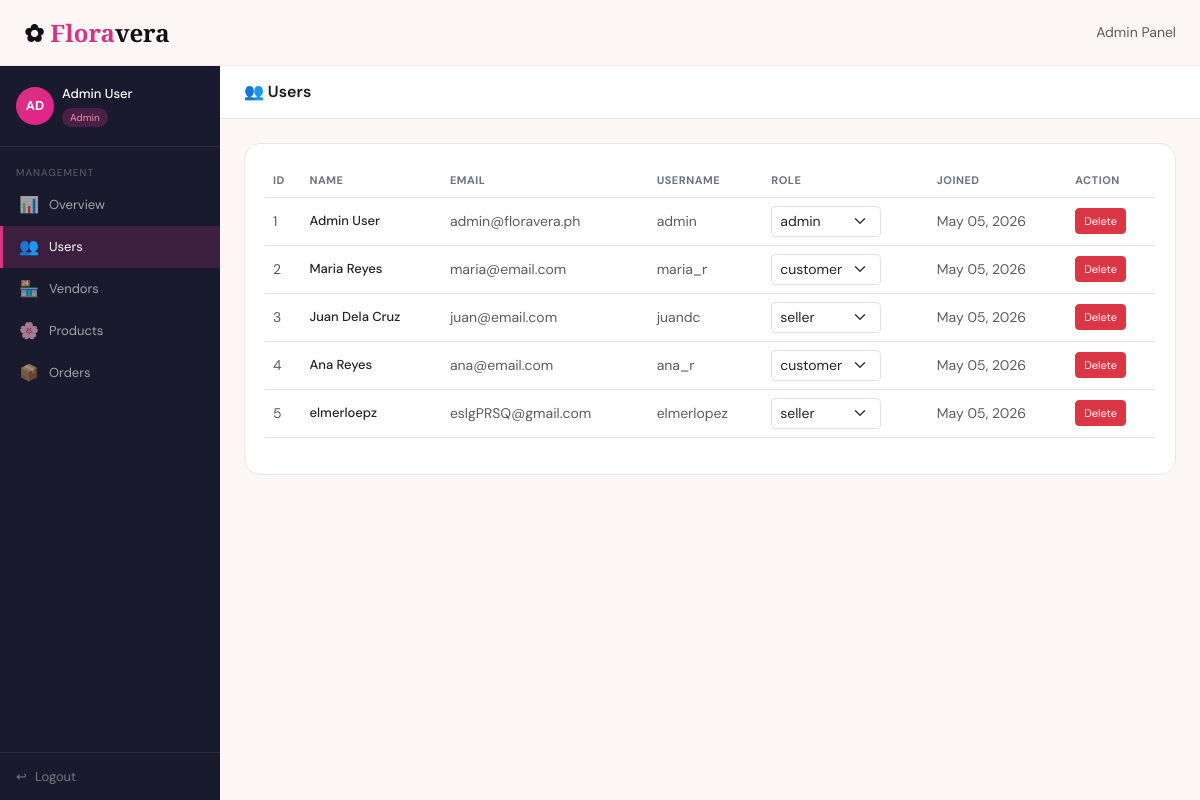
The page /admin/users.php (signed in) on the database its author committed.
### tables this page shows
CREATE TABLE `users` (
  `id` int(11) NOT NULL,
  `fullname` varchar(100) NOT NULL,
  `email` varchar(150) NOT NULL,
  `username` varchar(80) NOT NULL,
  `password` varchar(255) NOT NULL,
  `role` enum('admin','seller','customer') NOT NULL DEFAULT 'customer',
  `created_at` timestamp NOT NULL DEFAULT current_timestamp()
);

### admin/users.php (the view, shortened to what this page needs)
<?php
include '../dbconnect.php';
$users=$conn->query("SELECT * FROM users ORDER BY id ASC");
$cur=basename($_SERVER['PHP_SELF']);
?>
<!DOCTYPE html>
<html lang="en">
<head>
<link href="https://cdn.jsdelivr.net/npm/bootstrap@5.3.0/dist/css/bootstrap.min.css" rel="stylesheet">
<link href="../style.css" rel="stylesheet">
</head>
<body>
<nav class="fv-navbar navbar fixed-top px-4 d-flex align-items-center justify-content-between">
  <a class="fv-logo" href="../index.php">✿ <span>Flora</span>vera</a>
  <span class="text-muted small">Admin Panel</span>
</nav>
<div class="fv-dash-wrap">
  <div class="fv-sidebar">
    <div class="fv-sidebar-user d-flex align-items-center gap-2">
      <div class="fv-avatar">AD</div>
      <div><div class="fv-uname"><?= htmlspecialchars($_SESSION['fullname']) ?></div><div class="fv-urole">Admin</div></div>
    </div>
    <div class="fv-nav-label mt-2">Management</div>
    <a href="dashboard.php" class="fv-nav-item <?= $cur==='dashboard.php'?'active':''?>"><span class="fv-nav-icon">📊</span> Overview</a>
    <a href="users.php"     class="fv-nav-item <?= $cur==='users.php'    ?'active':''?>"><span class="fv-nav-icon">👥</span> Users</a>
    <a href="vendors.php"   class="fv-nav-item <?= $cur==='vendors.php'  ?'active':''?>"><span class="fv-nav-icon">🏪</span> Vendors</a>
    <a href="products.php"  class="fv-nav-item <?= $cur==='products.php' ?'active':''?>"><span class="fv-nav-icon">🌸</span> Products</a>
    <a href="orders.php"    class="fv-nav-item <?= $cur==='orders.php'   ?'active':''?>"><span class="fv-nav-icon">📦</span> Orders</a>
    <div class="fv-logout"><a href="../logout.php"><span>↩</span> Logout</a></div>
  </div>
  <div class="fv-main">
    <div class="fv-topbar"><div class="fv-topbar-title">👥 Users</div></div>
    <div class="fv-dash-content">
      <div class="fv-card">
        <div class="table-responsive">
        <table class="table fv-admin-table align-middle">
          <thead><tr><th>ID</th><th>Name</th><th>Email</th><th>Username</th><th>Role</th><th>Joined</th><th>Action</th></tr></thead>
          <tbody>
          <?php while($u=$users->fetch_assoc()): ?>
          <tr>
            <td class="text-muted small"><?= $u['id'] ?></td>
            <td style="font-size:13px;font-weight:500"><?= htmlspecialchars($u['fullname']) ?></td>
            <td class="text-muted small"><?= htmlspecialchars($u['email']) ?></td>
            <td class="text-muted small"><?= htmlspecialchars($u['username']) ?></td>
            <td>
              <form method="POST" action="update_role.php" class="d-inline">
                <select name="role" class="form-select form-select-sm" style="width:110px;display:inline" onchange="this.form.submit()">
                  <option value="customer" <?= $u['role']==='customer'?'selected':'' ?>>customer</option>
                  <option value="seller"   <?= $u['role']==='seller'  ?'selected':'' ?>>seller</option>
                  <option value="admin"    <?= $u['role']==='admin'   ?'selected':'' ?>>admin</option>
                </select>
              </form>
            </td>
            <td class="text-muted small"><?= date('M d, Y',strtotime($u['created_at'])) ?></td>
            <td>
              <?php if($u['id']!==$_SESSION['user_id']): ?>
              <a href="delete_user.php?id=<?= $u['id'] ?>" class="btn btn-danger btn-sm"
                 onclick="return confirm('Delete this user?')" style="font-size:11px">Delete</a>
              <?php else: ?>
              <span class="text-muted small">—</span>
              <?php endif; ?>
            </td>
          </tr>
          <?php endwhile; ?>
          </tbody>
        </table>
        </div>
      </div>
    </div>
  </div>
</div>
</body></html>

### style.css (style rules this page uses)
:root { --fv-pink: #d63384; --fv-pink2: #e91e8c; --fv-pink-light: #fce4ef; --fv-pink-mid: #f48fb1; --fv-dark: #111018; --fv-dark2: #1a1a2e; --fv-cream: #fdf8f5; --fv-cream2: #f5ede8; --fv-muted: #6b7280; --fv-border: #e5e7eb; --sidebar-w: 220px; }
body { font-family: 'DM Sans', sans-serif; background: var(--fv-cream); color: #1a1a1a; }
.fv-navbar { background: rgba(253,248,245,0.95); backdrop-filter: blur(12px); border-bottom: 0.5px solid rgba(214,51,132,0.12); height: 66px; }
.fv-logo { font-family: 'Cormorant Garamond', serif; font-size: 24px; font-weight: 700; color: var(--fv-dark) !important; text-decoration: none; }
.fv-logo span { color: var(--fv-pink); }
.fv-dash-wrap { display: flex; min-height: 100vh; padding-top: 66px; }
.fv-sidebar { width: var(--sidebar-w); background: var(--fv-dark2); position: fixed; top: 66px; left: 0; bottom: 0; overflow-y: auto; display: flex; flex-direction: column; z-index: 30; }
.fv-sidebar-user { padding: 18px 16px; border-bottom: .5px solid rgba(255,255,255,.08); }
.fv-avatar { width: 38px; height: 38px; border-radius: 50%; background: linear-gradient(135deg, var(--fv-pink), var(--fv-pink2)); display: flex; align-items: center; justify-content: center; font-size: 13px; font-weight: 700; color: #fff; }
.fv-uname { font-size: 13px; font-weight: 500; color: #fff; }
.fv-urole { font-size: 10px; background: rgba(214,51,132,.25); color: var(--fv-pink-mid); padding: 2px 8px; border-radius: 10px; display: inline-block; margin-top: 3px; }
.fv-nav-label { font-size: 10px; color: rgba(255,255,255,.3); padding: 10px 16px 4px; text-transform: uppercase; letter-spacing: 1px; }
.fv-nav-item { display: flex; align-items: center; gap: 10px; padding: 9px 16px; color: rgba(255,255,255,.6); font-size: 13px; border-left: 3px solid transparent; text-decoration: none; transition: all .15s; }
.fv-nav-item.active { color: #fff; background: rgba(214,51,132,.18); border-left-color: var(--fv-pink); }
.fv-nav-icon { font-size: 16px; width: 20px; text-align: center; }
.fv-logout { padding: 14px 16px; border-top: .5px solid rgba(255,255,255,.08); margin-top: auto; }
.fv-logout a { display: flex; align-items: center; gap: 8px; color: rgba(255,255,255,.4); font-size: 13px; text-decoration: none; transition: color .15s; }
.fv-main { margin-left: var(--sidebar-w); flex: 1; background: var(--fv-cream); min-height: calc(100vh - 66px); }
.fv-topbar { background: #fff; border-bottom: .5px solid var(--fv-border); padding: 14px 24px; display: flex; align-items: center; justify-content: space-between; position: sticky; top: 66px; z-index: 20; }
.fv-topbar-title { font-size: 16px; font-weight: 600; }
.fv-dash-content { padding: 24px; }
.fv-card { background: #fff; border: .5px solid var(--fv-border); border-radius: 16px; padding: 20px; }
.fv-admin-table th { font-size: 11px; text-transform: uppercase; letter-spacing: .5px; color: var(--fv-muted); }

### rows shown on the page
users: id "1", fullname "Admin User", email "admin@floravera.ph", username "admin", role "admin", created_at "May 05, 2026"
users: id "2", fullname "Maria Reyes", email "maria@email.com", username "maria_r", role "customer", created_at "May 05, 2026"
users: id "3", fullname "Juan Dela Cruz", email "juan@email.com", username "juandc", role "seller", created_at "May 05, 2026"
users: id "4", fullname "Ana Reyes", email "ana@email.com", username "ana_r", role "customer", created_at "May 05, 2026"
users: id "5", fullname "elmerloepz", email "eslgPRSQ@gmail.com", username "elmerlopez", role "seller", created_at "May 05, 2026"

### other values the page prints
$_SESSION['fullname'] "Admin User"
